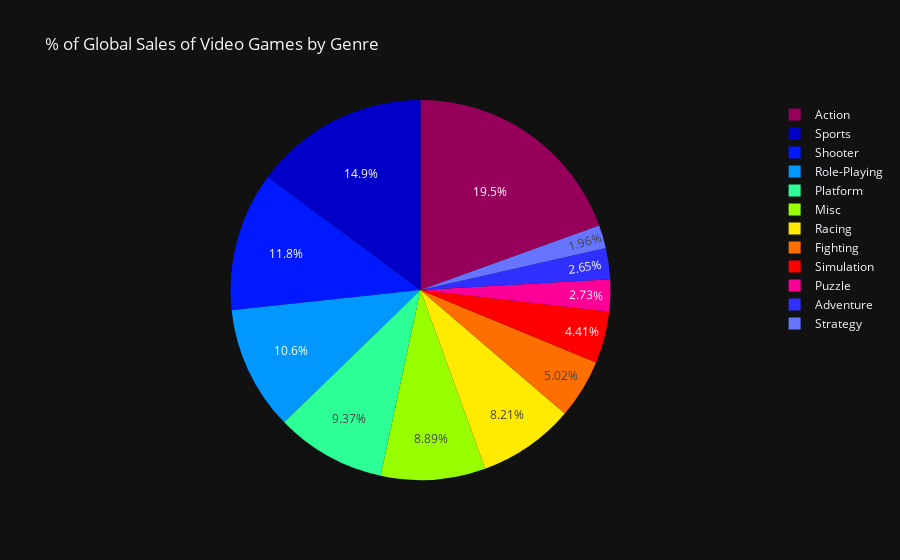

Notebook cell for this chart:
### Code cell
#Showing Global Sales of Video Games by Genre

fig6 = px.pie(data_frame=df, names="Genre", values="Global_Sales", color_discrete_sequence=px.colors.sequential.Rainbow, template = "plotly_dark", title='% of Global Sales of Video Games by Genre')
fig6.show()

### Figure 1 — Plotly figure (JSON) as saved in the notebook; plotly's stock layout.template omitted (floating-point values rounded to 4 significant figures; data arrays with more than 128 entries replaced by an {"elided": "..."} marker saying what was removed)
{"data": [{"domain": {"x": [0, 1], "y": [0, 1]}, "hovertemplate": "Genre=%{label}<br>Global_Sales=%{value}<extra></extra>", "labels": {"elided": "16416 str values"}, "legendgroup": "", "name": "", "showlegend": true, "type": "pie", "values": {"elided": "16416 float values"}}], "layout": {"legend": {"tracegroupgap": 0}, "piecolorway": ["rgb(150,0,90)", "rgb(0,0,200)", "rgb(0,25,255)", "rgb(0,152,255)", "rgb(44,255,150)", "rgb(151,255,0)", "rgb(255,234,0)", "rgb(255,111,0)", "rgb(255,0,0)"], "title": {"text": "% of Global Sales of Video Games by Genre"}}}
